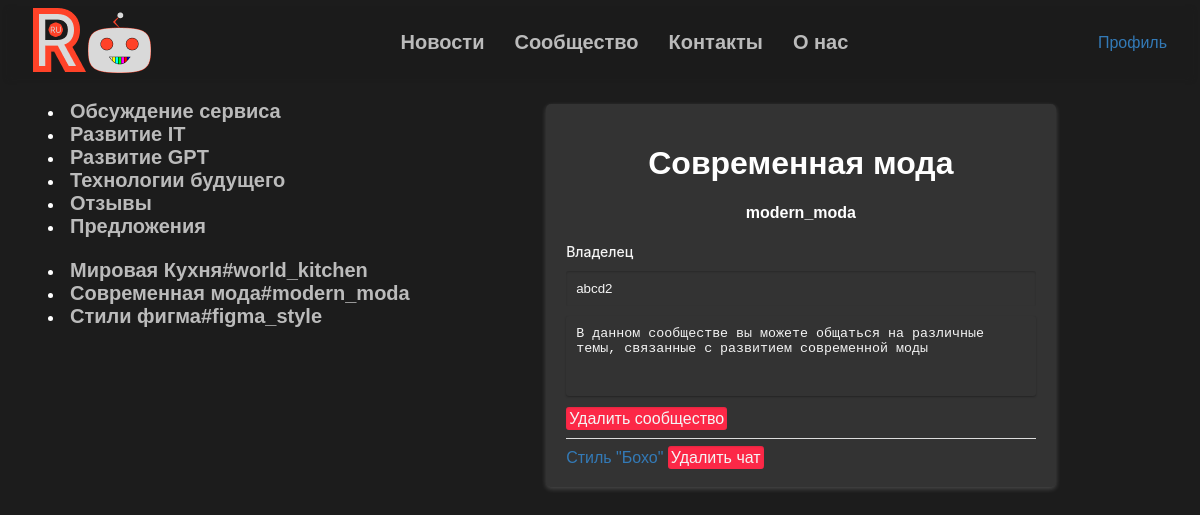
Page /community/center/modern_moda (signed in) on the committed database.
### app.py (models this page shows)
class Community(Base):
    __tablename__ = 'community'
    id = Column(Integer, primary_key=True)
    unique_name = Column(String, nullable=False, unique=True)
    owner = Column(String, nullable=False)
    com_name = Column(String, nullable=False)
    com_description = Column(String, nullable=False)
    date_creation = Column(String, nullable=False)
    chat_list = Column(String, nullable=True)

### app.py (the view)
@app.route("/community/center/<unique_name>")
@login_required
def community_center_page(unique_name: str):
    user_metadata = session.query(Auth).filter_by(id=current_user.get_id()).first()
    community = session.query(Community).filter_by(unique_name=unique_name).first()
    return render_template('community_center_page.html', rights=user_metadata.admin_access, community=community, com_chats=get_chats(community.chat_list.replace('<', '').replace('>', '')), chats=get_root_chats(), communities=get_communities())

### app.py (called while the page is built)
@login_manager.user_loader
def load_user(user_id):
    return UserLogin().fromDB(user_id)

def get_chats(chat_list: str) -> list[str]:
    chats=chat_list.split(',')
    chats.remove('')
    return chats

def get_communities():
    return session.query(Community).filter(Community.unique_name != 'root') .all()

def get_root_chats():
    chats = get_chats(session.query(Community).filter_by(unique_name="root").first().chat_list.replace('<', '').replace('>', ''))
    return chats if chats else ""

    def fromDB(self, user_id):
        self.__user = session.query(Auth).filter_by(id=user_id)
        self.__id = user_id
        return self

    def get_id(self):
        return self.__id

### templates/community_center_page.html (shortened to what this page needs)
{% extends "community_base.html" %}
{% block container %}
<form action="/community/center/{{community.unique_name}}" method="post">
    <center>
        <h1>{{community.com_name}}</h1>
        <h4>{{community.unique_name}}</h4>
    </center>
    <label for="com_owner">Владелец</label>
    <input type="text" name="com_owner" value="{{community.owner}}" disabled>
    <textarea type="textarea" name="com_desc" placeholder="Описание чата" rows="4" disabled>{{community.com_description}}</textarea>
    {% if rights %}
        <a href="/superior_dcom/{{community.unique_name}}" class="button danger_btn">Удалить сообщество</a>
    {% endif %}
    {% for com_chat in com_chats %}
        <hr>
        <a href="/community/center/{{community.unique_name}}/{{com_chat}}">{{com_chat}}</a>
        {% if rights %}
        <a href="/superior_dchat/{{community.unique_name}}/{{com_chat}}" class="button danger_btn">Удалить чат</a>
        {% endif %}
    {% endfor %}
</form>
{% endblock %}

### templates/community_base.html (shortened to what this page needs)
{% extends "base.html" %}
{% block style %}
<link rel="stylesheet" href="{{url_for('static', filename='css/input_style.css')}}">
<link rel="stylesheet" href="{{url_for('static', filename='css/text_area_style.css')}}">
{% endblock %}
{% block content %}
<base_content_pane>
    <menu>
        {% for chat in chats %}
            <li><a href="/community/center/root/{{chat}}">{{chat}}</a></li>
        {% endfor %}
        {% for cm in communities %}
            <li><a href="/community/center/{{cm.unique_name}}">{{cm.com_name}}#{{cm.unique_name}}</a></li>
        {% endfor %}
    </menu>
    <container>
        {% block container %}{% endblock %}
    </container>
</base_content_pane>
{% endblock %}

### static/css/main.css (style rules this page uses)
body { font-family: Arial, Helvetica, sans-serif; color: #fff; background-color: #1C1C1C; }
form { width: 400px; margin: 20px auto; background-color: #333; padding: 20px; border-radius: 5px; box-shadow: 0 2px 5px rgba(255, 255, 255, 0.2); }
a { color: #fff; text-decoration: none; }
li a { color: #bbbbbb; font-weight: bold; font-size: 20px; }

### static/css/input_style.css (style rules this page uses)
input[type="text"], input[type="password"], input[type="submit"], input[type="email"], input[type="tel"], input[type="date"] { width: -webkit-fill-available; padding: 10px; margin-bottom: 10px; margin-top: 10px; border: none; border-radius: 3px; box-shadow: inset 0 1px 2px rgba(0, 0, 0, 0.2); background-color: #444444; color: #f5f5f5; transition: 0.3s; }
input:disabled { background-color: #333; }
.button { color: #f5f5f5; border-radius: 3px; box-shadow: inset 0 1px 2px rgba(0, 0, 0, 0.1); margin-right: 20px; text-decoration: none; text-align: center; cursor: pointer; transition: 0.3s; }
.danger_btn { padding: 10px 15px; background-color: #fc2847; }
a { color: #337ab7; text-decoration: none; }
hr { margin-top: 10px; margin-bottom: 10px; border: none; border-top: 1px solid #ddd; }
label { font-family: -apple-system, BlinkMacSystemFont, "Segoe UI", Roboto, Oxygen, Ubuntu, Cantarell, "Open Sans", "Helvetica Neue", sans-serif; text-shadow: none; font-weight: 500; font-size: 14px; color: #f5f5f5; text-decoration: none; }

### static/css/text_area_style.css (style rules this page uses)
textarea { width: -webkit-fill-available; padding: 10px; margin-bottom: 10px; border: none; border-radius: 3px; box-shadow: inset 0 1px 2px rgba(0, 0, 0, 0.2); resize: none; background-color: #444444; color: #f5f5f5; }
textarea:disabled { background-color: #333; box-shadow: 0 1px 2px #0000004d; }

### templates/community_base.html (style rules this page uses)
base_content_pane { display: flex; flex-direction: row; }
menu { display: flex; flex-direction: column; }
container { flex: auto; }

### templates/community_center_page.html (style rules this page uses)
form { width: 60%; }
.danger_btn { padding: 3px; }

### rows in the picture
Community: com_name "Мировая Кухня", unique_name "world_kitchen"
Community: com_name "Современная мода", unique_name "modern_moda", com_owner "abcd2", com_desc "В данном сообществе вы можете общаться на различные темы, связанные с развитием современной моды"
Community: com_name "Стили фигма", unique_name "figma_style"

### other values in the picture
{{ chat }} "Обсуждение сервиса" "Развитие IT" "Развитие GPT" "Технологии будущего" "Отзывы" "Предложения"
{{ com_chat }} "Стиль \"Бохо\""
